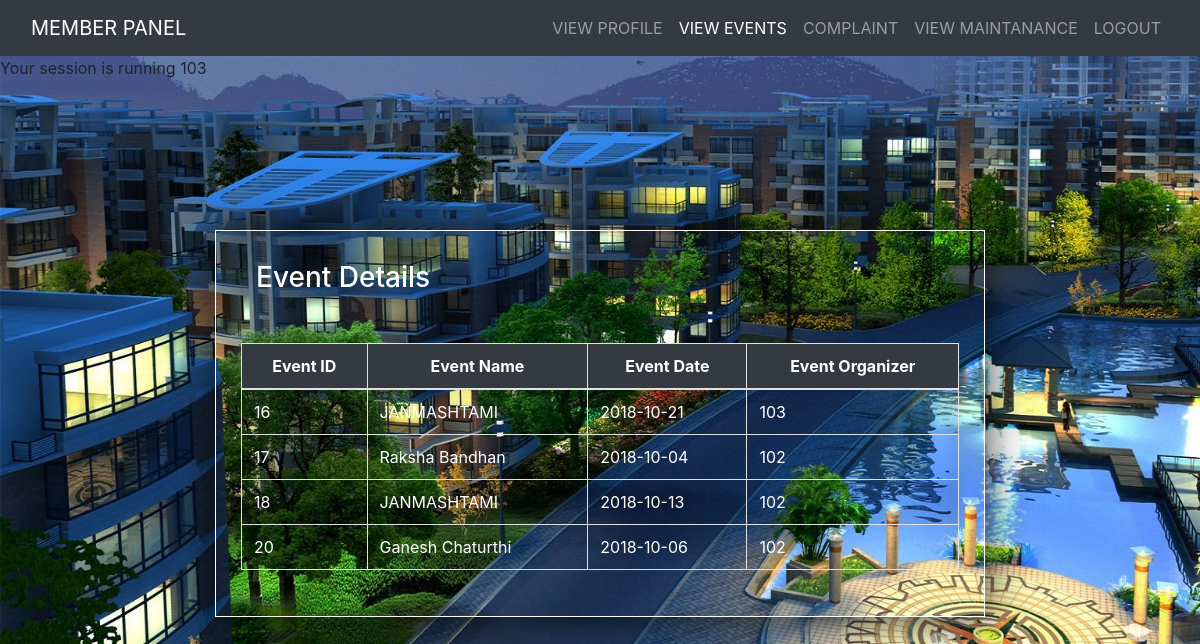
Screenshot of /viewevents.php (signed in) with the database file from the repository.
### tables this page shows
CREATE TABLE IF NOT EXISTS `events` (
  `eid` int(15) NOT NULL AUTO_INCREMENT,
  `ename` varchar(50) NOT NULL,
  `edate` date NOT NULL,
  `eorganizer` varchar(50) NOT NULL,
  PRIMARY KEY (`eid`),
  KEY `eorganizer` (`eorganizer`)
);

### viewevents.php (the view, shortened to what this page needs)
<?php
include('dbcon.php');
?>
<html>
<head>
<title></title>  <link rel="stylesheet" href="https://maxcdn.bootstrapcdn.com/bootstrap/4.0.0-beta/css/bootstrap.min.css">
<link href="css/global.css" type="text/css" rel=" stylesheet"	>
</head>
<body style="background:url('images/8.jpg') no-repeat; background-size:cover;">
<nav class="navbar navbar-expand-sm bg-dark navbar-dark">
<div class="container-fluid">
  <a class="navbar-brand" href="">MEMBER PANEL</a>
 <nav class="nav navbar-nav">
  <ul class="nav navbar-nav navbar-right">
    <li class="nav-item ">
      <a class="nav-link" href="member-panel.php">VIEW PROFILE</a>
    </li>
    <li class="nav-item active">
      <a class="nav-link " href="viewevents.php"> VIEW EVENTS</a>
    </li>
    <li class="nav-item ">
      <a class="nav-link " href="complaints.php"> COMPLAINT</a>
    </li>
	 <li class="nav-item">
      <a class="nav-link " href="mymaintanance.php">VIEW MAINTANANCE</a>
    </li>
	 <li class="nav-item">
      <a class="nav-link " href="memberlogout.php"> LOGOUT</a>
    </li>
  </ul>
  </nav>
  </div>
</nav>
<?php
if(isset($_SESSION['roomno'])) {
  echo "Your session is running " . $_SESSION['roomno'];
}
else
	 {
                header("location: members.php");
        }
?>
<div class="container-fluid">
<div class="row">
	<div class="col-md-2"></div>
	<div class="col-md-8">
		<form class="form-container" action="member_search.php" method="POST">
		 <h3> Event Details</h3>
		<div class="row">
			<div class="card-body"></div>
	<table class="table table-striped table-hover table-bordered">
		<thead>
		<tr class="bg-dark text-white text-center">
			<th>Event ID</th>
			<th>Event Name</th>
			<th>Event Date</th>
			<th>Event Organizer</th>
		</tr>
		</thead>
		<tbody>
			<?php
	$query="Select * from events ";
	$result=mysqli_query($con,$query);
	while ($row=mysqli_fetch_array($result)){
	?><tr>
	<td><?php echo $row['eid'] ?></td>
	<td><?php echo $row['ename'] ?></td>
	<td><?php echo $row['edate'] ?></td>
	<td><?php echo $row['eorganizer'] ?></td>
	</tr>
	<?php
}
?>
		</tbody>
	</table>
</div>
</div>
</body>
</html>

### css/global.css (style rules this page uses)
* { color:#fff; }
.form-container { border:1px solid #fff;margin-top:150px; padding:30px 40px; -webkit-box-shadow: 1px 2px 40px 0px rgba(0,0,0,0.75); -moz-box-shadow: 1px 2px 40px 0px rgba(0,0,0,0.75); box-shadow: 1px 2px 40px 0px rgba(0,0,0,0.75); }

### rows the page displays
events: eid "16", ename "JANMASHTAMI", edate "2018-10-21", eorganizer "103"
events: eid "17", ename "Raksha Bandhan", edate "2018-10-04", eorganizer "102"
events: eid "18", ename "JANMASHTAMI", edate "2018-10-13", eorganizer "102"
events: eid "20", ename "Ganesh Chaturthi", edate "2018-10-06", eorganizer "102"

### other values shown
$_SESSION['roomno'] "103"
